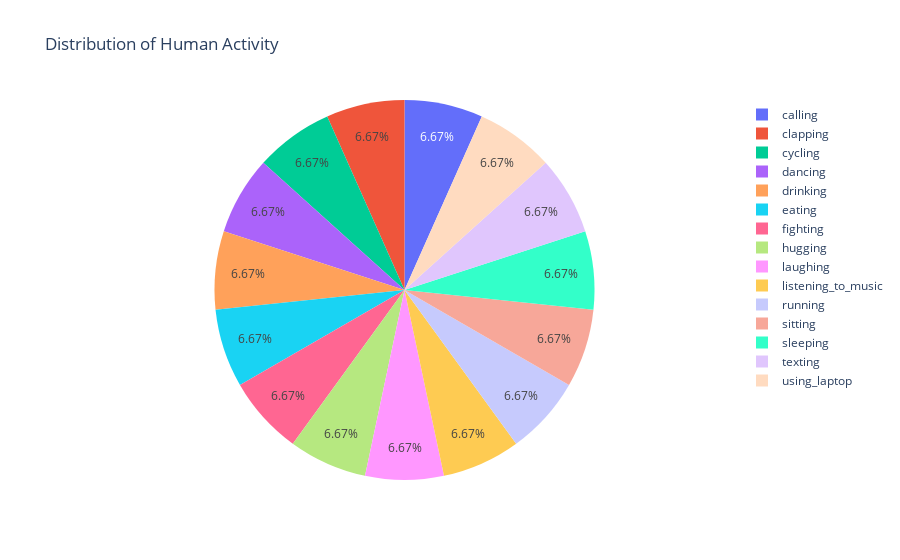

Write notebook code for a chart like this one.
### Code cell
import plotly.express as px
HAR = test_data.label.value_counts()
fig = px.pie(test_data, values=HAR.values, names=HAR.index, title='Distribution of Human Activity')
fig.show()

### Figure 1 — Plotly figure (JSON) as saved in the notebook; plotly's stock layout.template omitted (floating-point values rounded to 4 significant figures)
{"data": [{"domain": {"x": [0, 1], "y": [0, 1]}, "hovertemplate": "label=%{label}<br>value=%{value}<extra></extra>", "labels": ["calling", "clapping", "cycling", "dancing", "drinking", "eating", "fighting", "hugging", "laughing", "listening_to_music", "running", "sitting", "sleeping", "texting", "using_laptop"], "legendgroup": "", "name": "", "showlegend": true, "type": "pie", "values": [200, 200, 200, 200, 200, 200, 200, 200, 200, 200, 200, 200, 200, 200, 200]}], "layout": {"legend": {"tracegroupgap": 0}, "title": {"text": "Distribution of Human Activity"}}}
